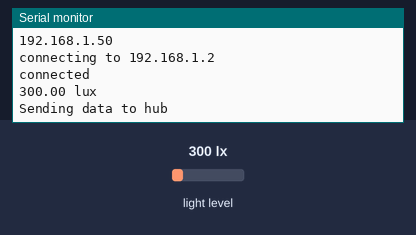
This sketch was run on a simulated ESP32. Shown: the last lines printed to the serial monitor. The inputs (shaded band) are chosen by the test bench; at power-on: light level 300 lx. WiFi joins after 1.5 s; servers stay silent unless stated.

Above: at 2.9 s.
3.0 s: light level set to 40 lx
At 12.7 s:
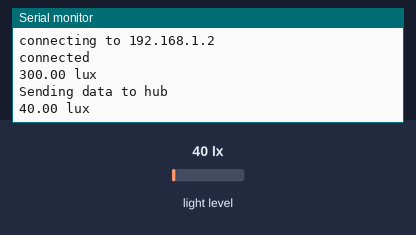
13.0 s: light level set to 500 lx
At 22.5 s:
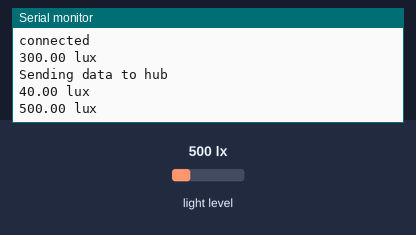

Measured:
- after the input at 3.0 s, the serial monitor: prints a new line after 8.7 s (image 1)
- after the input at 13.0 s, the serial monitor: prints a new line after 8.8 s (image 2)

The sketch:

Sensor_Transmission.ino
```cpp
/*
 *  This sketch sends data via HTTP GET requests to data.sparkfun.com service.
 *
 *  You need to get streamId and privateKey at data.sparkfun.com and paste them
 *  below. Or just customize this script to talk to other HTTP servers.
 *
 */

#include <WiFi.h>
#include <Wire.h>
#include <Adafruit_Sensor.h>
#include <Adafruit_TSL2561_U.h>

const char* ssid     = "NETGEAR31";
const char* password = "jaggedboat471";

Adafruit_TSL2561_Unified tsl = Adafruit_TSL2561_Unified(TSL2561_ADDR_FLOAT, 12345);


const char* host = "192.168.1.2";
int port = 4000;

WiFiClient client;
void setup()
{
    Serial.begin(115200);
    delay(10);

    // We start by connecting to a WiFi network

    Serial.println();
    Serial.println();
    Serial.print("Connecting to ");
    Serial.println(ssid);

    WiFi.begin(ssid, password);

    while (WiFi.status() != WL_CONNECTED) {
        delay(500);
        Serial.print(".");
    }

    Serial.println("");
    Serial.println("WiFi connected");
    Serial.println("IP address: ");
    Serial.println(WiFi.localIP());

    Serial.print("connecting to ");
    Serial.println(host);

    // Use WiFiClient class to create TCP connections

    if (!client.connect(host, port)) {
        Serial.println("connection failed");
    }else{
      Serial.println("connected");
    }
}


void loop(){

  String lightLevel;
  //char* message = "Hello Hub";
  sensors_event_t event;
  tsl.getEvent(&event);
  float light;

  if (event.light){
    Serial.print(event.light); Serial.println(" lux");
    light = event.light;
  }else{
    light = 0;
  }
  lightLevel = String(light);
  int len = lightLevel.length();
  char message[len];
  lightLevel.toCharArray(message, len);

  if (client.connected()){
    Serial.println("Sending data to hub");
    client.write(message);
  }

  delay(10000);

    // We now create a URI for the request


}
```
